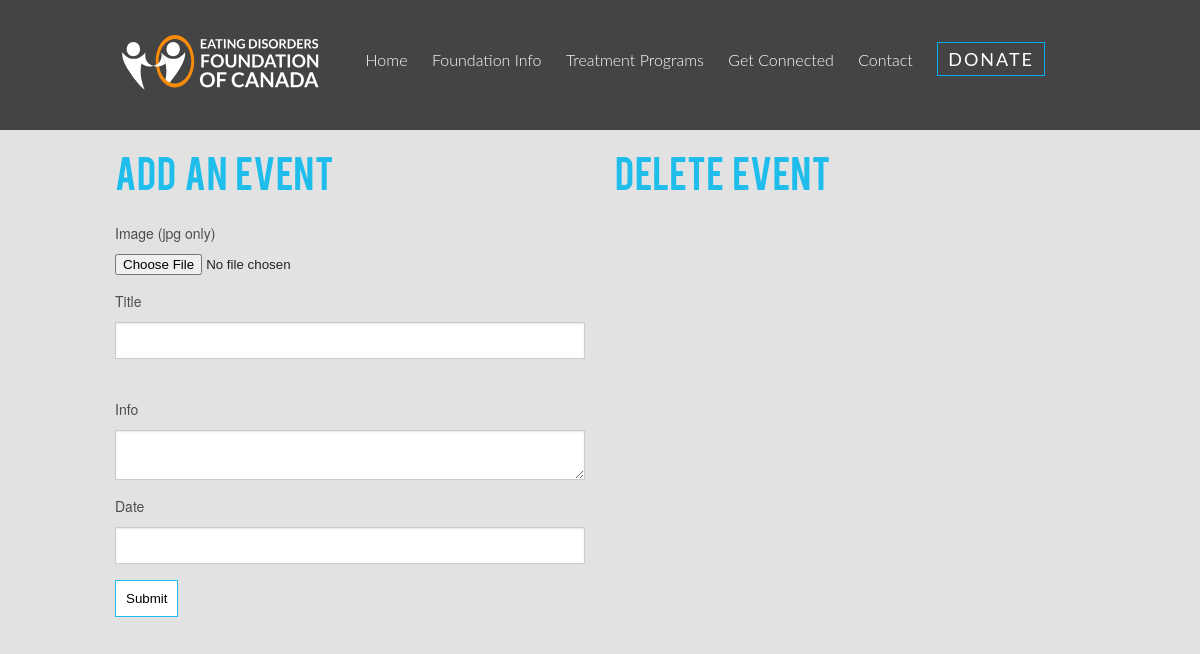
/admin/admin_editIndex.php, run on an earlier commit of the app's database.
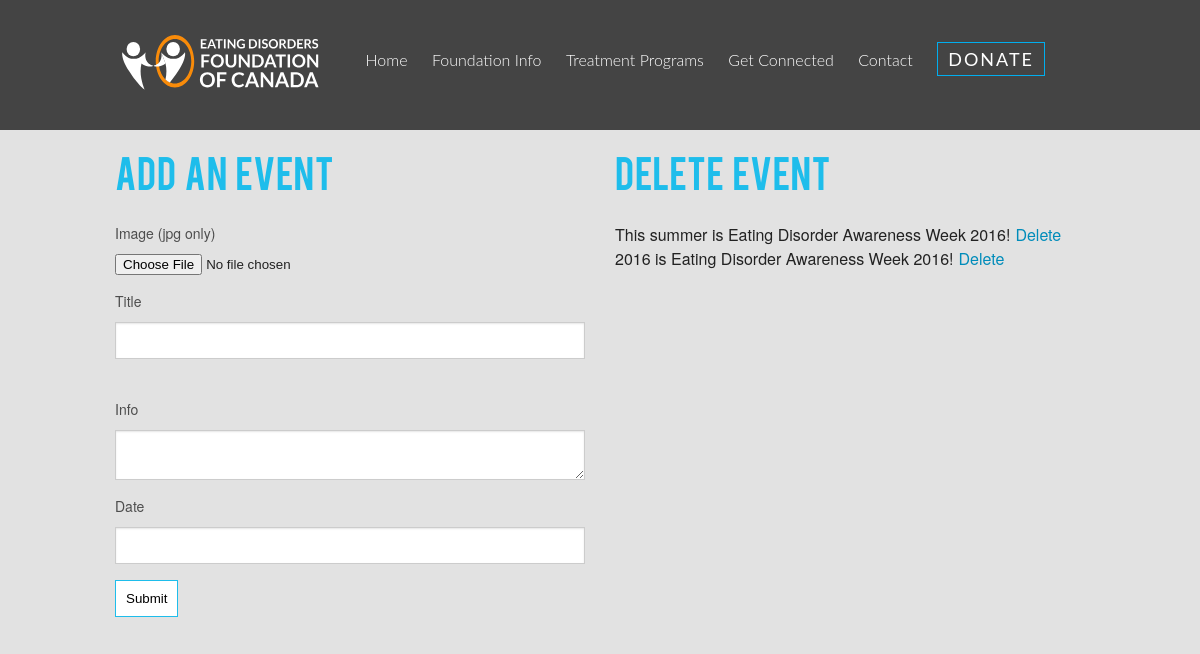
And on a later commit of the database.
### tables this page shows
CREATE TABLE tbl_events (
  events_id smallint(4) unsigned NOT NULL,
  events_img varchar(50) NOT NULL,
  events_title varchar(100) NOT NULL,
  events_info text NOT NULL,
  events_date varchar(100) NOT NULL
);

### admin/includes/read.php (called while the page is built, shortened)
<?php
	function getEvents($tblEv, $id) {
		include('connect.php');
		$eventquery = "SELECT * FROM {$tblEv} ORDER BY {$id} DESC";
		$runev = mysqli_query($link, $eventquery);
		if($runev){
			return $runev;
		}else{
			$error = "there was an error gathering data";
			return $error;
		}
	}
?>

### admin/admin_editIndex.php (the view, shortened to what this page needs)
<?php
	$tblEv = "tbl_events";
	$id = "events_id";
	$events = getEvents($tblEv,$id);
 ?>
<html>
<head>
	<link href="../css/main.css" rel="stylesheet" type="text/css" media="screen">
 	<link rel="stylesheet" href="../css/foundation.css" />
</head>
<body>
<nav id="navContainer">
<div class="navBg desktop">
	<div class="row">
		<div class="large-12 medium-12 small-12 wideScreen social columns  text-right">
		<a href="index.php"><img class="small-text-center" src="../images/EDFCLogo.svg" width="200"></a>
			<ul>
				<li><a href="../index.php">Home</a></li>
				<li><a href="../foundation.php">Foundation Info </a></li>
				<li><a href="../treatment.php">Treatment Programs</a></li>
				<li><a href="../connected.php">Get Connected </a></li>
				<li><a href="../index.php#contactPage">Contact</a></li>
				<li><a class="navButton" href="donate.php">DONATE</a></li>
			</ul>
		</div>
	</div>
</div>
</nav>
	<div class="row">
		<div class="small-12 large-6 columns adminPage">
			<h2 class="paddingHelp">Add an Event</h2>
			<form action="admin_editindex.php" method="post" enctype="multipart/form-data">
			<label>Image (jpg only)</label>
			<input type="file" name="image" value=""><br>
			<label>Title</label>
			<input type="text" name="title" value""><br>
			<label>Info</label>
			<textarea type="text" name="info"></textarea>
			<label>Date</label>
			<input type="text" name="date">
			<input class="adminBtn" type="submit" name="submit">
			</form>
		</div>
		<div class="small-12 large-6 columns adminPage paddingHelp">
			<h2>Delete Event</h2>
			<?php
			while($row=mysqli_fetch_array($events)) {
				echo "{$row['events_title']}";
				echo "<a class=\"delete\" href=\"includes/caller_events.php?caller_id=delete&id={$row['events_id']}\">Delete</a><br>";
			}
 			?>
 			 <br>
		</div>
	</div>
</body>
</html>

What changed in the data, as far as the page shows it:
added tbl_events: events_title "This summer is Eating Disorder Awareness Week 2016!"
added tbl_events: events_title "2016 is Eating Disorder Awareness Week 2016!"
